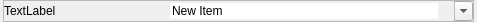
<?xml version="1.0" encoding="UTF-8"?>
<ui version="4.0">
 <class>Form</class>
 <widget class="QWidget" name="Form">
  <property name="geometry">
   <rect>
    <x>0</x>
    <y>0</y>
    <width>477</width>
    <height>22</height>
   </rect>
  </property>
  <property name="windowTitle">
   <string>Form</string>
  </property>
  <property name="styleSheet">
   <string notr="true">QFrame:Hover {
    background-color:rgb(224,232,245);
}
</string>
  </property>
  <layout class="QVBoxLayout" name="verticalLayout">
   <property name="spacing">
    <number>0</number>
   </property>
   <property name="leftMargin">
    <number>3</number>
   </property>
   <property name="topMargin">
    <number>0</number>
   </property>
   <property name="rightMargin">
    <number>3</number>
   </property>
   <property name="bottomMargin">
    <number>0</number>
   </property>
   <item>
    <widget class="QFrame" name="frame">
     <property name="toolTip">
      <string>...</string>
     </property>
     <property name="frameShape">
      <enum>QFrame::StyledPanel</enum>
     </property>
     <property name="frameShadow">
      <enum>QFrame::Raised</enum>
     </property>
     <layout class="QHBoxLayout" name="horizontalLayout">
      <property name="spacing">
       <number>0</number>
      </property>
      <property name="leftMargin">
       <number>0</number>
      </property>
      <property name="topMargin">
       <number>0</number>
      </property>
      <property name="rightMargin">
       <number>0</number>
      </property>
      <property name="bottomMargin">
       <number>0</number>
      </property>
      <item>
       <widget class="QLabel" name="key_label">
        <property name="minimumSize">
         <size>
          <width>150</width>
          <height>0</height>
         </size>
        </property>
        <property name="text">
         <string>TextLabel</string>
        </property>
       </widget>
      </item>
      <item>
       <widget class="QComboBox" name="value_box">
        <property name="sizePolicy">
         <sizepolicy hsizetype="Expanding" vsizetype="Fixed">
          <horstretch>0</horstretch>
          <verstretch>0</verstretch>
         </sizepolicy>
        </property>
        <property name="toolTip">
         <string/>
        </property>
        <property name="styleSheet">
         <string notr="true">QComboBox {
    padding: 1px 18px 1px 15px;
  }</string>
        </property>
        <property name="editable">
         <bool>true</bool>
        </property>
        <property name="frame">
         <bool>false</bool>
        </property>
        <item>
         <property name="text">
          <string>New Item</string>
         </property>
        </item>
        <item>
         <property name="text">
          <string>New Item</string>
         </property>
        </item>
        <item>
         <property name="text">
          <string>New Item</string>
         </property>
        </item>
        <item>
         <property name="text">
          <string>New Item</string>
         </property>
        </item>
       </widget>
      </item>
     </layout>
    </widget>
   </item>
  </layout>
 </widget>
 <resources/>
 <connections/>
</ui>
